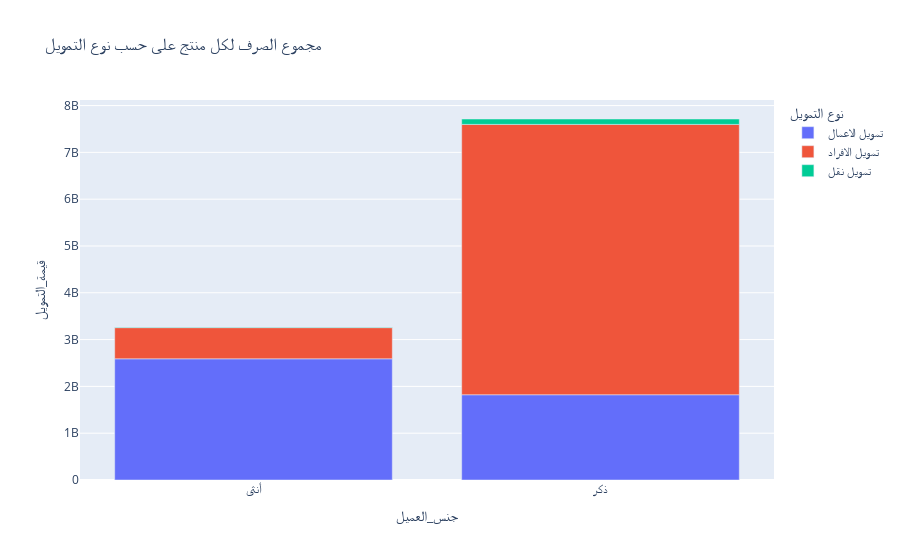

Source (notebook cell):
### Code cell
df = data.groupby(["جنس_العميل", "نوع_التمويل"]).sum().reset_index(level=[0,1])
fig = px.bar(df, x="جنس_العميل", y="قيمة_التمويل", barmode="stack", color="نوع_التمويل", title="مجموع الصرف لكل منتج على حسب نوع التمويل", 
                labels={"نوع_التمويل": "نوع التمويل",
                        " قيمة التمويل" :"قيمة_التمويل"
                })
fig.show()

### Figure 1 — Plotly figure (JSON) as saved in the notebook; plotly's stock layout.template omitted (floating-point values rounded to 4 significant figures)
{"data": [{"alignmentgroup": "True", "hovertemplate": "نوع التمويل=تمويل الاعمال<br>جنس_العميل=%{x}<br>قيمة_التمويل=%{y}<extra></extra>", "legendgroup": "تمويل الاعمال", "marker": {"color": "#636efa", "pattern": {"shape": ""}}, "name": "تمويل الاعمال", "offsetgroup": "تمويل الاعمال", "orientation": "v", "showlegend": true, "textposition": "auto", "type": "bar", "x": ["أنثى", "ذكر"], "xaxis": "x", "y": [2589248003, 1821655971], "yaxis": "y"}, {"alignmentgroup": "True", "hovertemplate": "نوع التمويل=تمويل الافراد<br>جنس_العميل=%{x}<br>قيمة_التمويل=%{y}<extra></extra>", "legendgroup": "تمويل الافراد", "marker": {"color": "#EF553B", "pattern": {"shape": ""}}, "name": "تمويل الافراد", "offsetgroup": "تمويل الافراد", "orientation": "v", "showlegend": true, "textposition": "auto", "type": "bar", "x": ["أنثى", "ذكر"], "xaxis": "x", "y": [666273000, 5776023000], "yaxis": "y"}, {"alignmentgroup": "True", "hovertemplate": "نوع التمويل=تمويل نقل<br>جنس_العميل=%{x}<br>قيمة_التمويل=%{y}<extra></extra>", "legendgroup": "تمويل نقل", "marker": {"color": "#00cc96", "pattern": {"shape": ""}}, "name": "تمويل نقل", "offsetgroup": "تمويل نقل", "orientation": "v", "showlegend": true, "textposition": "auto", "type": "bar", "x": ["أنثى", "ذكر"], "xaxis": "x", "y": [9802741, 115400000.0], "yaxis": "y"}], "layout": {"barmode": "relative", "legend": {"title": {"text": "نوع التمويل"}, "tracegroupgap": 0}, "title": {"text": "مجموع الصرف لكل منتج على حسب نوع التمويل"}, "xaxis": {"anchor": "y", "domain": [0, 1], "title": {"text": "جنس_العميل"}}, "yaxis": {"anchor": "x", "domain": [0, 1], "title": {"text": "قيمة_التمويل"}}}}
